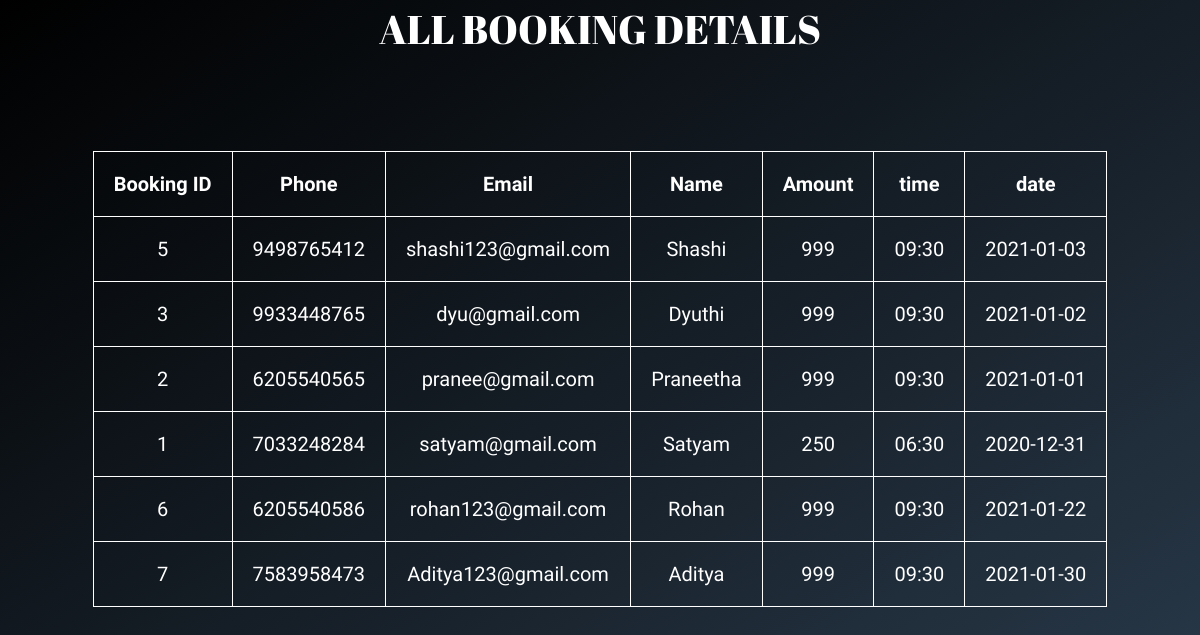
Page /spec/all-booking.php on the committed database.
### tables this page shows
CREATE TABLE `booking` (
  `id` int(112) NOT NULL,
  `phone` varchar(10) NOT NULL,
  `email` varchar(50) NOT NULL,
  `name` varchar(50) NOT NULL,
  `amount` int(112) NOT NULL,
  `date` varchar(50) NOT NULL,
  `time` varchar(50) NOT NULL
);

### spec/all-booking.php (the view, shortened to what this page needs)
<html>
<link href="https://cdn.jsdelivr.net/npm/bootstrap@5.0.0-beta1/dist/css/bootstrap.min.css" rel="stylesheet">
<body>
  <h1> ALL BOOKING DETAILS </h1>
  <br>
  <br>
  <table>
    <tr>
      <th style="font-size: 20px">Booking ID</th>
      <th style="font-size: 20px">Phone</th>
      <th style="font-size: 20px">Email</th>
      <th style="font-size: 20px">Name</th>
      <th style="font-size: 20px">Amount</th>
      <th style="font-size: 20px">time</th>
      <th style="font-size: 20px">date</th>
    </tr>
<?php
include('config.php');
$sql = "SELECT *FROM booking";
$result = $db->query($sql);
if ($result->num_rows > 0) {
    while($row = $result->fetch_assoc()) {
        ?>
        <tr>
            <td style="font-size: 20px"><?php echo $row["id"]; ?></td>
            <td style="font-size: 20px"><?php echo $row["phone"]; ?></td>
            <td style="font-size: 20px"><?php echo $row["email"]; ?></td>
            <td style="font-size: 20px"><?php echo $row["name"]; ?></td>
            <td style="font-size: 20px"><?php echo $row["amount"]; ?></td>
            <td style="font-size: 20px"><?php echo $row["time"]; ?></td>
            <td style="font-size: 20px"><?php echo $row["date"]; ?></td>
        </tr>
          <?php
    }
} else {
    echo "0 results";
}
?>
</table>
</body>
</html>

### spec/all-booking.php (style rules this page uses)
body { font-family: "Work Sans", sans-serif; background-repeat: no-repeat; font-size: 30px; background-size: cover; padding-top: 5px; background-color: white; background-color: #000000; background-image: linear-gradient(147deg, #000000 0%, #2c3e50 100%); padding-bottom: 20%; }
table, th, td { border: 1px solid white; padding: 20px; text-align: center; color: white; }
table { margin: auto; border-spacing: 25px; }
h1 { font-family: 'Abril Fatface', cursive; font-size: 2.5rem; color: white; text-align: center; }

### rows in the picture
booking: id "5", phone "9498765412", email "shashi123@gmail.com", name "Shashi", amount "999", time "09:30", date "2021-01-03"
booking: id "3", phone "9933448765", email "dyu@gmail.com", name "Dyuthi", amount "999", time "09:30", date "2021-01-02"
booking: id "2", phone "6205540565", email "pranee@gmail.com", name "Praneetha", amount "999", time "09:30", date "2021-01-01"
booking: id "1", phone "7033248284", email "satyam@gmail.com", name "Satyam", amount "250", time "06:30", date "2020-12-31"
booking: id "6", phone "6205540586", email "rohan123@gmail.com", name "Rohan", amount "999", time "09:30", date "2021-01-22"
booking: id "7", phone "7583958473", email "Aditya123@gmail.com", name "Aditya", amount "999", time "09:30", date "2021-01-30"
